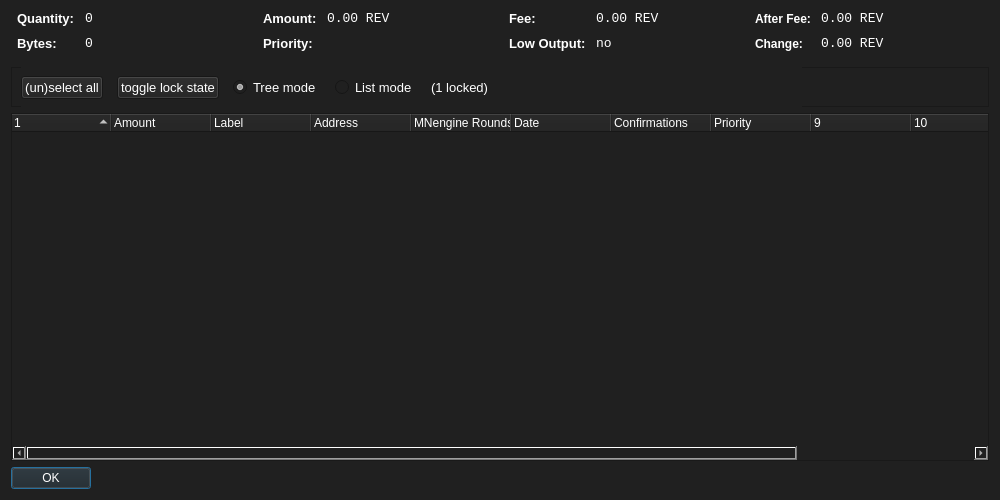
<?xml version="1.0" encoding="UTF-8"?>
<ui version="4.0">
 <class>CoinControlDialog</class>
 <widget class="QDialog" name="CoinControlDialog">
  <property name="geometry">
   <rect>
    <x>0</x>
    <y>0</y>
    <width>1000</width>
    <height>500</height>
   </rect>
  </property>
  <property name="windowTitle">
   <string>Coin Control</string>
  </property>
  <property name="styleSheet">
   <string notr="true">background-color: rgb(32, 32, 32);
color: rgb(255, 255, 255);</string>
  </property>
  <layout class="QVBoxLayout" name="verticalLayout">
   <item>
    <layout class="QHBoxLayout" name="horizontalLayoutTop" stretch="0,0,0,0">
     <property name="topMargin">
      <number>0</number>
     </property>
     <property name="bottomMargin">
      <number>10</number>
     </property>
     <item>
      <layout class="QFormLayout" name="formLayoutCoinControl1">
       <property name="horizontalSpacing">
        <number>10</number>
       </property>
       <property name="verticalSpacing">
        <number>10</number>
       </property>
       <property name="leftMargin">
        <number>6</number>
       </property>
       <property name="rightMargin">
        <number>6</number>
       </property>
       <item row="0" column="0">
        <widget class="QLabel" name="labelCoinControlQuantityText">
         <property name="font">
          <font>
           <pointsize>10</pointsize>
           <weight>75</weight>
           <bold>true</bold>
          </font>
         </property>
         <property name="styleSheet">
          <string notr="true">font-weight:bold;</string>
         </property>
         <property name="text">
          <string>Quantity:</string>
         </property>
        </widget>
       </item>
       <item row="0" column="1">
        <widget class="QLabel" name="labelCoinControlQuantity">
         <property name="font">
          <font>
           <family>Monospace</family>
           <pointsize>10</pointsize>
          </font>
         </property>
         <property name="cursor">
          <cursorShape>IBeamCursor</cursorShape>
         </property>
         <property name="contextMenuPolicy">
          <enum>Qt::ActionsContextMenu</enum>
         </property>
         <property name="text">
          <string notr="true">0</string>
         </property>
         <property name="textInteractionFlags">
          <set>Qt::LinksAccessibleByMouse|Qt::TextSelectableByKeyboard|Qt::TextSelectableByMouse</set>
         </property>
        </widget>
       </item>
       <item row="1" column="0">
        <widget class="QLabel" name="labelCoinControlBytesText">
         <property name="font">
          <font>
           <pointsize>10</pointsize>
           <weight>75</weight>
           <bold>true</bold>
          </font>
         </property>
         <property name="styleSheet">
          <string notr="true">font-weight:bold;</string>
         </property>
         <property name="text">
          <string>Bytes:</string>
         </property>
        </widget>
       </item>
       <item row="1" column="1">
        <widget class="QLabel" name="labelCoinControlBytes">
         <property name="font">
          <font>
           <family>Monospace</family>
           <pointsize>10</pointsize>
          </font>
         </property>
         <property name="cursor">
          <cursorShape>IBeamCursor</cursorShape>
         </property>
         <property name="contextMenuPolicy">
          <enum>Qt::ActionsContextMenu</enum>
         </property>
         <property name="text">
          <string notr="true">0</string>
         </property>
         <property name="textInteractionFlags">
          <set>Qt::LinksAccessibleByMouse|Qt::TextSelectableByKeyboard|Qt::TextSelectableByMouse</set>
         </property>
        </widget>
       </item>
      </layout>
     </item>
     <item>
      <layout class="QFormLayout" name="formLayoutCoinControl2">
       <property name="horizontalSpacing">
        <number>10</number>
       </property>
       <property name="verticalSpacing">
        <number>10</number>
       </property>
       <property name="leftMargin">
        <number>6</number>
       </property>
       <property name="rightMargin">
        <number>6</number>
       </property>
       <item row="0" column="0">
        <widget class="QLabel" name="labelCoinControlAmountText">
         <property name="font">
          <font>
           <pointsize>10</pointsize>
           <weight>75</weight>
           <bold>true</bold>
          </font>
         </property>
         <property name="styleSheet">
          <string notr="true">font-weight:bold;</string>
         </property>
         <property name="text">
          <string>Amount:</string>
         </property>
        </widget>
       </item>
       <item row="0" column="1">
        <widget class="QLabel" name="labelCoinControlAmount">
         <property name="font">
          <font>
           <family>Monospace</family>
           <pointsize>10</pointsize>
          </font>
         </property>
         <property name="cursor">
          <cursorShape>IBeamCursor</cursorShape>
         </property>
         <property name="contextMenuPolicy">
          <enum>Qt::ActionsContextMenu</enum>
         </property>
         <property name="text">
          <string notr="true">0.00 REV</string>
         </property>
         <property name="textInteractionFlags">
          <set>Qt::LinksAccessibleByMouse|Qt::TextSelectableByKeyboard|Qt::TextSelectableByMouse</set>
         </property>
        </widget>
       </item>
       <item row="1" column="0">
        <widget class="QLabel" name="labelCoinControlPriorityText">
         <property name="font">
          <font>
           <pointsize>10</pointsize>
           <weight>75</weight>
           <bold>true</bold>
          </font>
         </property>
         <property name="styleSheet">
          <string notr="true">font-weight:bold;</string>
         </property>
         <property name="text">
          <string>Priority:</string>
         </property>
        </widget>
       </item>
       <item row="1" column="1">
        <widget class="QLabel" name="labelCoinControlPriority">
         <property name="font">
          <font>
           <family>Monospace</family>
           <pointsize>10</pointsize>
          </font>
         </property>
         <property name="cursor">
          <cursorShape>IBeamCursor</cursorShape>
         </property>
         <property name="contextMenuPolicy">
          <enum>Qt::ActionsContextMenu</enum>
         </property>
         <property name="text">
          <string/>
         </property>
         <property name="textInteractionFlags">
          <set>Qt::LinksAccessibleByMouse|Qt::TextSelectableByKeyboard|Qt::TextSelectableByMouse</set>
         </property>
        </widget>
       </item>
      </layout>
     </item>
     <item>
      <layout class="QFormLayout" name="formLayoutCoinControl3">
       <property name="horizontalSpacing">
        <number>10</number>
       </property>
       <property name="verticalSpacing">
        <number>10</number>
       </property>
       <property name="leftMargin">
        <number>6</number>
       </property>
       <property name="rightMargin">
        <number>6</number>
       </property>
       <item row="0" column="0">
        <widget class="QLabel" name="labelCoinControlFeeText">
         <property name="font">
          <font>
           <pointsize>10</pointsize>
           <weight>75</weight>
           <bold>true</bold>
          </font>
         </property>
         <property name="styleSheet">
          <string notr="true">font-weight:bold;</string>
         </property>
         <property name="text">
          <string>Fee:</string>
         </property>
        </widget>
       </item>
       <item row="0" column="1">
        <widget class="QLabel" name="labelCoinControlFee">
         <property name="font">
          <font>
           <family>Monospace</family>
           <pointsize>10</pointsize>
          </font>
         </property>
         <property name="cursor">
          <cursorShape>IBeamCursor</cursorShape>
         </property>
         <property name="contextMenuPolicy">
          <enum>Qt::ActionsContextMenu</enum>
         </property>
         <property name="text">
          <string notr="true">0.00 REV</string>
         </property>
         <property name="textInteractionFlags">
          <set>Qt::LinksAccessibleByMouse|Qt::TextSelectableByKeyboard|Qt::TextSelectableByMouse</set>
         </property>
        </widget>
       </item>
       <item row="1" column="0">
        <widget class="QLabel" name="labelCoinControlLowOutputText">
         <property name="enabled">
          <bool>false</bool>
         </property>
         <property name="font">
          <font>
           <pointsize>10</pointsize>
           <weight>75</weight>
           <bold>true</bold>
          </font>
         </property>
         <property name="styleSheet">
          <string notr="true">font-weight:bold;</string>
         </property>
         <property name="text">
          <string>Low Output:</string>
         </property>
        </widget>
       </item>
       <item row="1" column="1">
        <widget class="QLabel" name="labelCoinControlLowOutput">
         <property name="enabled">
          <bool>false</bool>
         </property>
         <property name="font">
          <font>
           <family>Monospace</family>
           <pointsize>10</pointsize>
          </font>
         </property>
         <property name="cursor">
          <cursorShape>IBeamCursor</cursorShape>
         </property>
         <property name="contextMenuPolicy">
          <enum>Qt::ActionsContextMenu</enum>
         </property>
         <property name="text">
          <string notr="true">no</string>
         </property>
         <property name="textInteractionFlags">
          <set>Qt::LinksAccessibleByMouse|Qt::TextSelectableByKeyboard|Qt::TextSelectableByMouse</set>
         </property>
        </widget>
       </item>
      </layout>
     </item>
     <item>
      <layout class="QFormLayout" name="formLayoutCoinControl4">
       <property name="horizontalSpacing">
        <number>10</number>
       </property>
       <property name="verticalSpacing">
        <number>10</number>
       </property>
       <property name="leftMargin">
        <number>6</number>
       </property>
       <property name="rightMargin">
        <number>6</number>
       </property>
       <item row="0" column="0">
        <widget class="QLabel" name="labelCoinControlAfterFeeText">
         <property name="styleSheet">
          <string notr="true">font-weight:bold;</string>
         </property>
         <property name="text">
          <string>After Fee:</string>
         </property>
        </widget>
       </item>
       <item row="0" column="1">
        <widget class="QLabel" name="labelCoinControlAfterFee">
         <property name="font">
          <font>
           <family>Monospace</family>
           <pointsize>10</pointsize>
          </font>
         </property>
         <property name="cursor">
          <cursorShape>IBeamCursor</cursorShape>
         </property>
         <property name="contextMenuPolicy">
          <enum>Qt::ActionsContextMenu</enum>
         </property>
         <property name="text">
          <string notr="true">0.00 REV</string>
         </property>
         <property name="textInteractionFlags">
          <set>Qt::LinksAccessibleByMouse|Qt::TextSelectableByKeyboard|Qt::TextSelectableByMouse</set>
         </property>
        </widget>
       </item>
       <item row="1" column="0">
        <widget class="QLabel" name="labelCoinControlChangeText">
         <property name="enabled">
          <bool>false</bool>
         </property>
         <property name="styleSheet">
          <string notr="true">font-weight:bold;</string>
         </property>
         <property name="text">
          <string>Change:</string>
         </property>
        </widget>
       </item>
       <item row="1" column="1">
        <widget class="QLabel" name="labelCoinControlChange">
         <property name="enabled">
          <bool>false</bool>
         </property>
         <property name="font">
          <font>
           <family>Monospace</family>
           <pointsize>10</pointsize>
          </font>
         </property>
         <property name="cursor">
          <cursorShape>IBeamCursor</cursorShape>
         </property>
         <property name="contextMenuPolicy">
          <enum>Qt::ActionsContextMenu</enum>
         </property>
         <property name="text">
          <string notr="true">0.00 REV</string>
         </property>
         <property name="textInteractionFlags">
          <set>Qt::LinksAccessibleByMouse|Qt::TextSelectableByKeyboard|Qt::TextSelectableByMouse</set>
         </property>
        </widget>
       </item>
      </layout>
     </item>
    </layout>
   </item>
   <item>
    <widget class="QFrame" name="frame">
     <property name="minimumSize">
      <size>
       <width>0</width>
       <height>40</height>
      </size>
     </property>
     <property name="frameShape">
      <enum>QFrame::StyledPanel</enum>
     </property>
     <property name="frameShadow">
      <enum>QFrame::Sunken</enum>
     </property>
     <widget class="QWidget" name="horizontalLayoutWidget">
      <property name="geometry">
       <rect>
        <x>10</x>
        <y>0</y>
        <width>781</width>
        <height>41</height>
       </rect>
      </property>
      <layout class="QHBoxLayout" name="horizontalLayoutPanel" stretch="0,0,0,0,0,0">
       <property name="spacing">
        <number>14</number>
       </property>
       <item>
        <widget class="QPushButton" name="pushButtonSelectAll">
         <property name="sizePolicy">
          <sizepolicy hsizetype="Maximum" vsizetype="Fixed">
           <horstretch>0</horstretch>
           <verstretch>0</verstretch>
          </sizepolicy>
         </property>
         <property name="font">
          <font>
           <pointsize>10</pointsize>
          </font>
         </property>
         <property name="text">
          <string>(un)select all</string>
         </property>
        </widget>
       </item>
       <item>
        <widget class="QPushButton" name="pushButtonToggleLock">
         <property name="sizePolicy">
          <sizepolicy hsizetype="Maximum" vsizetype="Fixed">
           <horstretch>0</horstretch>
           <verstretch>0</verstretch>
          </sizepolicy>
         </property>
         <property name="font">
          <font>
           <pointsize>10</pointsize>
          </font>
         </property>
         <property name="text">
          <string>toggle lock state</string>
         </property>
         <property name="autoDefault">
          <bool>false</bool>
         </property>
        </widget>
       </item>
       <item>
        <widget class="QRadioButton" name="radioTreeMode">
         <property name="sizePolicy">
          <sizepolicy hsizetype="Maximum" vsizetype="Fixed">
           <horstretch>0</horstretch>
           <verstretch>0</verstretch>
          </sizepolicy>
         </property>
         <property name="font">
          <font>
           <pointsize>10</pointsize>
          </font>
         </property>
         <property name="text">
          <string>Tree mode</string>
         </property>
         <property name="checked">
          <bool>true</bool>
         </property>
        </widget>
       </item>
       <item>
        <widget class="QRadioButton" name="radioListMode">
         <property name="sizePolicy">
          <sizepolicy hsizetype="Maximum" vsizetype="Fixed">
           <horstretch>0</horstretch>
           <verstretch>0</verstretch>
          </sizepolicy>
         </property>
         <property name="font">
          <font>
           <pointsize>10</pointsize>
          </font>
         </property>
         <property name="text">
          <string>List mode</string>
         </property>
        </widget>
       </item>
       <item>
        <widget class="QLabel" name="labelLocked">
         <property name="font">
          <font>
           <pointsize>10</pointsize>
          </font>
         </property>
         <property name="text">
          <string>(1 locked)</string>
         </property>
        </widget>
       </item>
       <item>
        <spacer name="horizontalSpacer">
         <property name="orientation">
          <enum>Qt::Horizontal</enum>
         </property>
         <property name="sizeHint" stdset="0">
          <size>
           <width>40</width>
           <height>20</height>
          </size>
         </property>
        </spacer>
       </item>
      </layout>
     </widget>
    </widget>
   </item>
   <item>
    <widget class="CoinControlTreeWidget" name="treeWidget">
     <property name="font">
      <font>
       <pointsize>10</pointsize>
      </font>
     </property>
     <property name="contextMenuPolicy">
      <enum>Qt::CustomContextMenu</enum>
     </property>
     <property name="sortingEnabled">
      <bool>false</bool>
     </property>
     <property name="columnCount">
      <number>12</number>
     </property>
     <attribute name="headerShowSortIndicator" stdset="0">
      <bool>true</bool>
     </attribute>
     <attribute name="headerStretchLastSection">
      <bool>false</bool>
     </attribute>
     <column>
      <property name="text">
       <string/>
      </property>
     </column>
     <column>
      <property name="text">
       <string>Amount</string>
      </property>
     </column>
     <column>
      <property name="text">
       <string>Label</string>
      </property>
     </column>
     <column>
      <property name="text">
       <string>Address</string>
      </property>
     </column>
     <column>
      <property name="text">
       <string>MNengine Rounds</string>
      </property>
     </column>
     <column>
      <property name="text">
       <string>Date</string>
      </property>
     </column>
     <column>
      <property name="text">
       <string>Confirmations</string>
      </property>
      <property name="toolTip">
       <string>Confirmed</string>
      </property>
     </column>
     <column>
      <property name="text">
       <string>Priority</string>
      </property>
     </column>
     <column>
      <property name="text">
       <string/>
      </property>
     </column>
     <column>
      <property name="text">
       <string/>
      </property>
     </column>
     <column>
      <property name="text">
       <string/>
      </property>
     </column>
     <column>
      <property name="text">
       <string/>
      </property>
     </column>
    </widget>
   </item>
   <item>
    <widget class="QDialogButtonBox" name="buttonBox">
     <property name="sizePolicy">
      <sizepolicy hsizetype="Maximum" vsizetype="Fixed">
       <horstretch>0</horstretch>
       <verstretch>0</verstretch>
      </sizepolicy>
     </property>
     <property name="font">
      <font>
       <pointsize>10</pointsize>
      </font>
     </property>
     <property name="orientation">
      <enum>Qt::Horizontal</enum>
     </property>
     <property name="standardButtons">
      <set>QDialogButtonBox::Ok</set>
     </property>
    </widget>
   </item>
  </layout>
 </widget>
 <customwidgets>
  <customwidget>
   <class>CoinControlTreeWidget</class>
   <extends>QTreeWidget</extends>
   <header>coincontroltreewidget.h</header>
  </customwidget>
 </customwidgets>
 <resources/>
 <connections/>
</ui>
